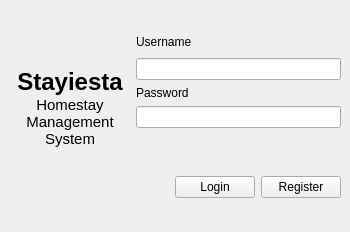
<?xml version="1.0" encoding="UTF-8"?>
<ui version="4.0">
 <class>LoginPanel</class>
 <widget class="QWidget" name="LoginPanel">
  <property name="geometry">
   <rect>
    <x>0</x>
    <y>0</y>
    <width>350</width>
    <height>232</height>
   </rect>
  </property>
  <property name="windowTitle">
   <string>Form</string>
  </property>
  <widget class="QWidget" name="verticalLayoutWidget">
   <property name="geometry">
    <rect>
     <x>10</x>
     <y>10</y>
     <width>331</width>
     <height>211</height>
    </rect>
   </property>
   <layout class="QVBoxLayout" name="verticalLayout">
    <item>
     <layout class="QHBoxLayout" name="horizontalLayout_3">
      <item>
       <layout class="QVBoxLayout" name="verticalLayout_2">
        <item>
         <widget class="QLabel" name="picLbl">
          <property name="sizePolicy">
           <sizepolicy hsizetype="Maximum" vsizetype="Maximum">
            <horstretch>0</horstretch>
            <verstretch>0</verstretch>
           </sizepolicy>
          </property>
          <property name="minimumSize">
           <size>
            <width>0</width>
            <height>0</height>
           </size>
          </property>
          <property name="maximumSize">
           <size>
            <width>110</width>
            <height>130</height>
           </size>
          </property>
          <property name="text">
           <string/>
          </property>
          <property name="textFormat">
           <enum>Qt::PlainText</enum>
          </property>
          <property name="scaledContents">
           <bool>true</bool>
          </property>
          <property name="alignment">
           <set>Qt::AlignCenter</set>
          </property>
          <property name="margin">
           <number>2</number>
          </property>
         </widget>
        </item>
        <item>
         <widget class="QLabel" name="label_3">
          <property name="sizePolicy">
           <sizepolicy hsizetype="Fixed" vsizetype="Minimum">
            <horstretch>0</horstretch>
            <verstretch>0</verstretch>
           </sizepolicy>
          </property>
          <property name="maximumSize">
           <size>
            <width>120</width>
            <height>16777215</height>
           </size>
          </property>
          <property name="text">
           <string>&lt;html&gt;&lt;head/&gt;&lt;body&gt;&lt;p align=&quot;center&quot;&gt;&lt;span style=&quot; font-size:18pt; font-weight:600;&quot;&gt;Stayiesta&lt;/span&gt;&lt;br/&gt;&lt;span style=&quot; font-size:11pt;&quot;&gt;Homestay Management System&lt;/span&gt;&lt;/p&gt;&lt;/body&gt;&lt;/html&gt;</string>
          </property>
          <property name="scaledContents">
           <bool>false</bool>
          </property>
          <property name="alignment">
           <set>Qt::AlignCenter</set>
          </property>
          <property name="wordWrap">
           <bool>true</bool>
          </property>
         </widget>
        </item>
       </layout>
      </item>
      <item>
       <layout class="QVBoxLayout" name="verticalLayout_3">
        <item>
         <widget class="QLabel" name="label">
          <property name="sizePolicy">
           <sizepolicy hsizetype="Minimum" vsizetype="Fixed">
            <horstretch>0</horstretch>
            <verstretch>0</verstretch>
           </sizepolicy>
          </property>
          <property name="maximumSize">
           <size>
            <width>200</width>
            <height>20</height>
           </size>
          </property>
          <property name="text">
           <string>Username</string>
          </property>
          <property name="alignment">
           <set>Qt::AlignLeading|Qt::AlignLeft|Qt::AlignVCenter</set>
          </property>
         </widget>
        </item>
        <item>
         <widget class="QLineEdit" name="lineEditUser"/>
        </item>
        <item>
         <widget class="QLabel" name="label_2">
          <property name="sizePolicy">
           <sizepolicy hsizetype="Minimum" vsizetype="Fixed">
            <horstretch>0</horstretch>
            <verstretch>0</verstretch>
           </sizepolicy>
          </property>
          <property name="maximumSize">
           <size>
            <width>200</width>
            <height>16777215</height>
           </size>
          </property>
          <property name="text">
           <string>Password</string>
          </property>
          <property name="alignment">
           <set>Qt::AlignLeading|Qt::AlignLeft|Qt::AlignVCenter</set>
          </property>
         </widget>
        </item>
        <item>
         <widget class="QLineEdit" name="lineEditPass"/>
        </item>
        <item>
         <widget class="QLabel" name="logStatus">
          <property name="sizePolicy">
           <sizepolicy hsizetype="Preferred" vsizetype="Fixed">
            <horstretch>0</horstretch>
            <verstretch>0</verstretch>
           </sizepolicy>
          </property>
          <property name="autoFillBackground">
           <bool>true</bool>
          </property>
          <property name="text">
           <string/>
          </property>
          <property name="alignment">
           <set>Qt::AlignCenter</set>
          </property>
          <property name="wordWrap">
           <bool>true</bool>
          </property>
         </widget>
        </item>
       </layout>
      </item>
     </layout>
    </item>
    <item>
     <layout class="QHBoxLayout" name="horizontalLayout_2">
      <property name="sizeConstraint">
       <enum>QLayout::SetMaximumSize</enum>
      </property>
      <item>
       <spacer name="horizontalSpacer">
        <property name="orientation">
         <enum>Qt::Horizontal</enum>
        </property>
        <property name="sizeType">
         <enum>QSizePolicy::Expanding</enum>
        </property>
        <property name="sizeHint" stdset="0">
         <size>
          <width>40</width>
          <height>12</height>
         </size>
        </property>
       </spacer>
      </item>
      <item>
       <widget class="QPushButton" name="buttonLogin">
        <property name="text">
         <string>Login</string>
        </property>
       </widget>
      </item>
      <item>
       <widget class="QPushButton" name="buttonReg">
        <property name="sizePolicy">
         <sizepolicy hsizetype="Fixed" vsizetype="Fixed">
          <horstretch>0</horstretch>
          <verstretch>0</verstretch>
         </sizepolicy>
        </property>
        <property name="text">
         <string>Register</string>
        </property>
       </widget>
      </item>
     </layout>
    </item>
   </layout>
  </widget>
 </widget>
 <resources/>
 <connections/>
</ui>
